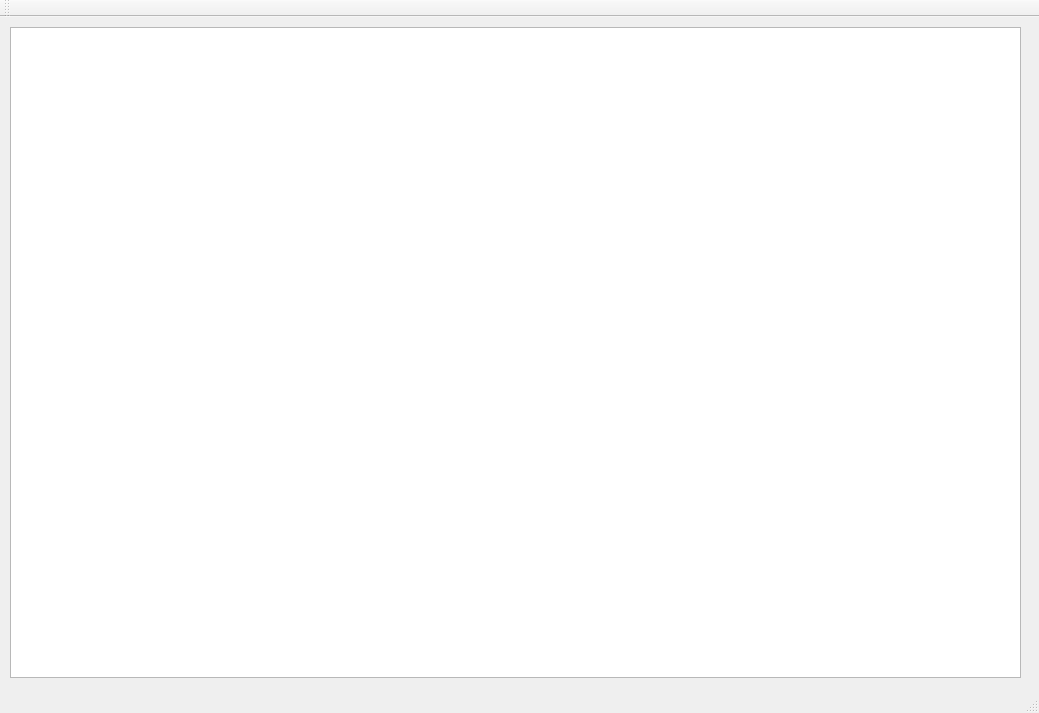
<?xml version="1.0" encoding="UTF-8"?>
<ui version="4.0">
 <class>MainWindow</class>
 <widget class="QMainWindow" name="MainWindow">
  <property name="geometry">
   <rect>
    <x>0</x>
    <y>0</y>
    <width>1039</width>
    <height>713</height>
   </rect>
  </property>
  <property name="windowTitle">
   <string>MainWindow</string>
  </property>
  <widget class="QWidget" name="centralWidget">
   <widget class="QTextBrowser" name="textBrowser">
    <property name="geometry">
     <rect>
      <x>10</x>
      <y>10</y>
      <width>1011</width>
      <height>651</height>
     </rect>
    </property>
   </widget>
  </widget>
  <widget class="QMenuBar" name="menuBar">
   <property name="geometry">
    <rect>
     <x>0</x>
     <y>0</y>
     <width>1039</width>
     <height>21</height>
    </rect>
   </property>
  </widget>
  <widget class="QToolBar" name="mainToolBar">
   <attribute name="toolBarArea">
    <enum>TopToolBarArea</enum>
   </attribute>
   <attribute name="toolBarBreak">
    <bool>false</bool>
   </attribute>
  </widget>
  <widget class="QStatusBar" name="statusBar"/>
 </widget>
 <layoutdefault spacing="6" margin="11"/>
 <resources/>
 <connections/>
</ui>
